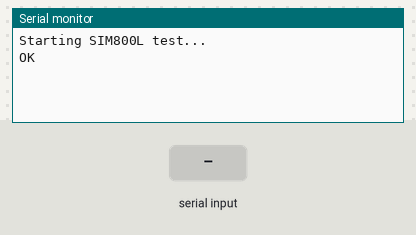
The sketch below on a simulated Arduino Mega 2560, built with avr-gcc and run on an emulated ATmega2560. On the bench: the last lines printed to the serial monitor. The inputs (shaded band) are chosen by the test bench. The modem accepts every AT command (registered, SIM ready, sends succeed) and sends nothing else.

Above: at 4.2 s.
4.3 s: "1" received over the second serial link
At 5.0 s:
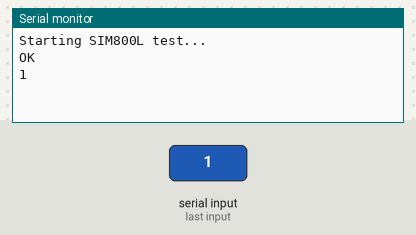
5.8 s: "0" received over the second serial link
At 6.2 s:
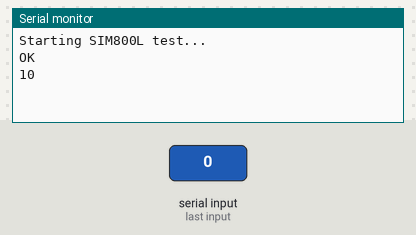

The sketch:

SIM800L_test.ino
```cpp
// What to Expect:
//Open Serial Monitor at 115200 baud

//Type AT and hit Enter

//You should get OK from the module

#define MODEM_RST 5
#define MODEM_PWRKEY 4
#define MODEM_POWER_ON 23
#define MODEM_TX 17
#define MODEM_RX 16
#define SerialMon Serial
#define SerialAT Serial2

void setup() {
  SerialMon.begin(115200);
  SerialAT.begin(9600, SERIAL_8N1, MODEM_RX, MODEM_TX);

  SerialMon.println("Starting SIM800L test...");

  delay(3000); // wait for SIM800L to initialize

  SerialAT.println("AT");
}

void loop() {
  if (SerialAT.available()) {
    SerialMon.write(SerialAT.read());
  }
  if (SerialMon.available()) {
    SerialAT.write(SerialMon.read());
  }
}
```

Measured:
- after the input at 4.3 s, the serial monitor: prints a new line at once (image 1)
- after the input at 5.8 s, the serial monitor: prints a new line at once (image 2)
